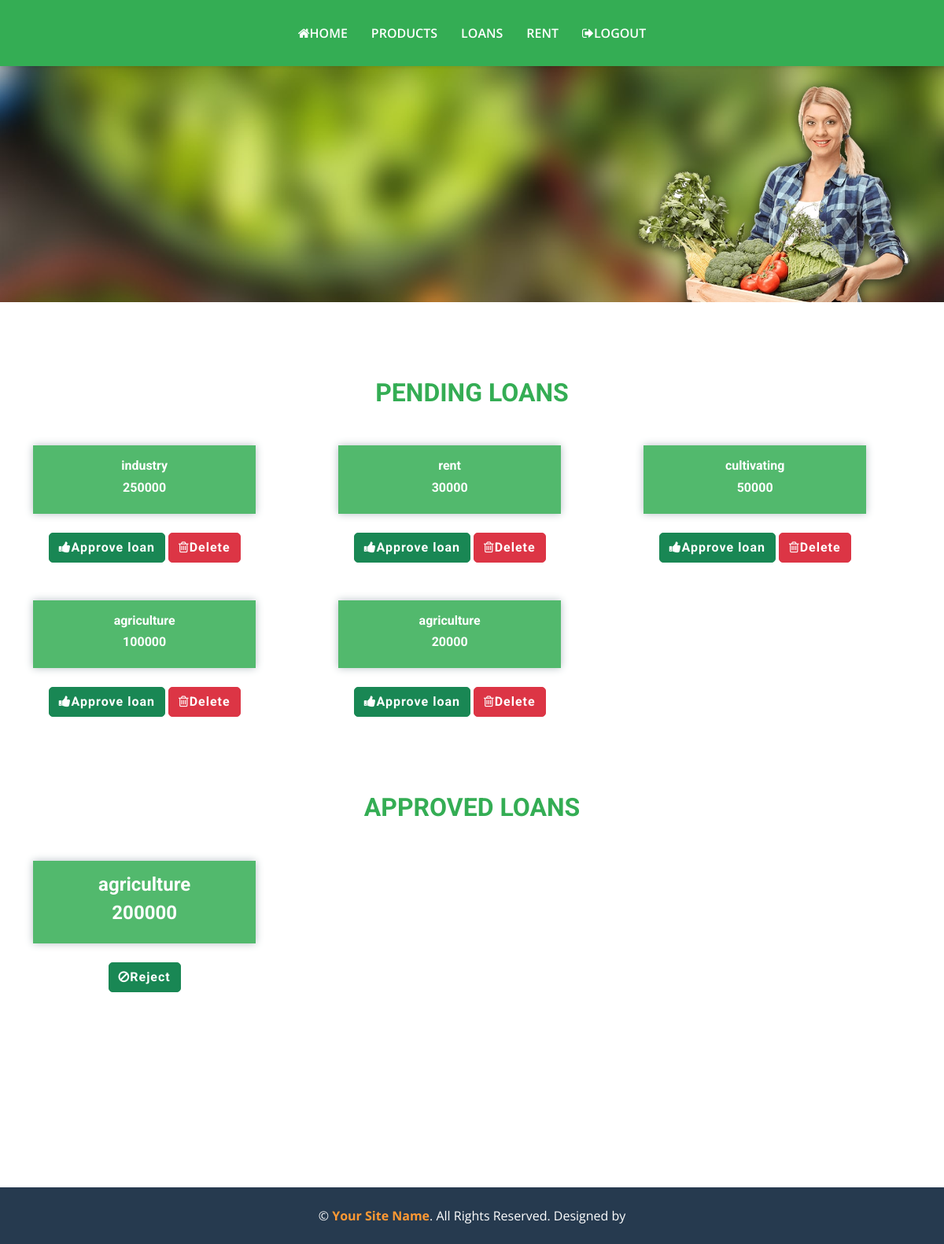
The app's page /farmtechviewloan/ (signed in) with its own data.
### farmerapp/models.py (models this page shows)
class Loan(models.Model):
    fid=models.ForeignKey(Farmer,on_delete=models.CASCADE)
    techid=models.ForeignKey(Farmtech, on_delete=models.CASCADE)
    status=models.CharField(max_length=20, default='0')
    purpose=models.TextField()
    amount=models.IntegerField()

### farmerapp/views.py (the view)
# urls.py: path('farmtechviewloan/',views.farmtechviewloan),
def farmtechviewloan(request):
    uid=request.session['uid']
    Uid=Farmtech.objects.get(farm=uid)
    id=Farmtech.objects.filter(farm_id=uid)
    farm=Loan.objects.filter(techid=Uid)
    return render(request,'farmtech/viewloans.html',{'farm':farm})

### templates/farmtech/viewloans.html (shortened to what this page needs)
{% extends 'farmtech/farmtechbase.html' %}
{% load static %}
{% block content %}
<div class="container-fluid py-5">
    <div class="container">
        <div class="mx-auto text-center mb-5" style="max-width: 500px;">
            <h2 class="text-primary text-uppercase">Pending loans</h2>
        </div>
        <div class="row g-5">
            {% for i in farm %}
            {% if i.status == "0" %}
            <div class="col-lg-4 col-md-6">
                <div class="row g-0">
                    <div class="col-10">
                        <div class="position-relative" style="box-shadow: 0px 0px 10px rgb(182, 192, 196)" >
                            <div class="start-0 bottom-0 w-100 py-3 px-4" style="background: rgba(52, 173, 84, .85);">
                               <center>
                                <h6 class="text-white">{{i.purpose}}</h6>
                                <h6 class="text-white">{{i.amount}}</h6>
                               </center>
                            </div>
                        </div>
                        <br>
                        <center>
                        <a href="/actionloans?id={{i.id}}&status=1" class="btn btn-success" style="border-radius:5px;"><i class="fa fa-thumbs-up" aria-hidden="true"></i>Approve loan</a>
                        <a href="/deleteloans?lid={{i.id}}" class="btn btn-danger" style="border-radius:5px;"><i class="fa fa-trash-o" aria-hidden="true"></i>Delete</a>
                        </center>
                    </div>
                </div>
            </div>
            {% endif %}
                {% endfor %}
            </div>
                </div>
            </div>
<div class="container-fluid py-5">
    <div class="container">
        <div class="mx-auto text-center mb-5" style="max-width: 500px;">
            <h2 class="text-primary text-uppercase">approved loans</h2>
        </div>
        <div class="row g-5">
            {% for i in farm %}
            {% if i.status == "1" %}
            <div class="col-lg-4 col-md-6">
                <div class="row g-0">
                    <div class="col-10">
                        <div class="position-relative" style="box-shadow: 0px 0px 10px rgb(182, 192, 196)">
                            <div class="start-0 bottom-0 w-100 py-3 px-4" style="background: rgba(52, 173, 84, .85);">
                                <center>
                                <h4 class="text-white">{{i.purpose}}</h4>
                                <h4 class="text-white">{{i.amount}}</h4>
                                </center>
                            </div>
                        </div>
                        <br>
                        <center>
                        <a href="/actionloans?id={{i.id}}&status=0" class="btn btn-success" style="border-radius:5px;"><i class="fa fa-ban" aria-hidden="true"></i>Reject</a>
                        </center>
                    </div>
                </div>
            </div>
            {% endif %}
                {% endfor %}
            </div>
                </div>
            </div>
{% endblock %}

### static/css/style.css (style rules this page uses)
:root { --primary: #34AD54; --secondary: #FF9933; --light: #F6FFF2; --dark: #263A4F; }
.btn { font-family: 'Roboto', sans-serif; letter-spacing: 1px; font-weight: 700; transition: .5s; }

### records on screen
Loan: purpose "industry", amount "250000"
Loan: purpose "rent", amount "30000"
Loan: purpose "cultivating", amount "50000"
Loan: purpose "agriculture", amount "100000"
Loan: purpose "agriculture", amount "20000"
Loan: purpose "agriculture", amount "200000"
